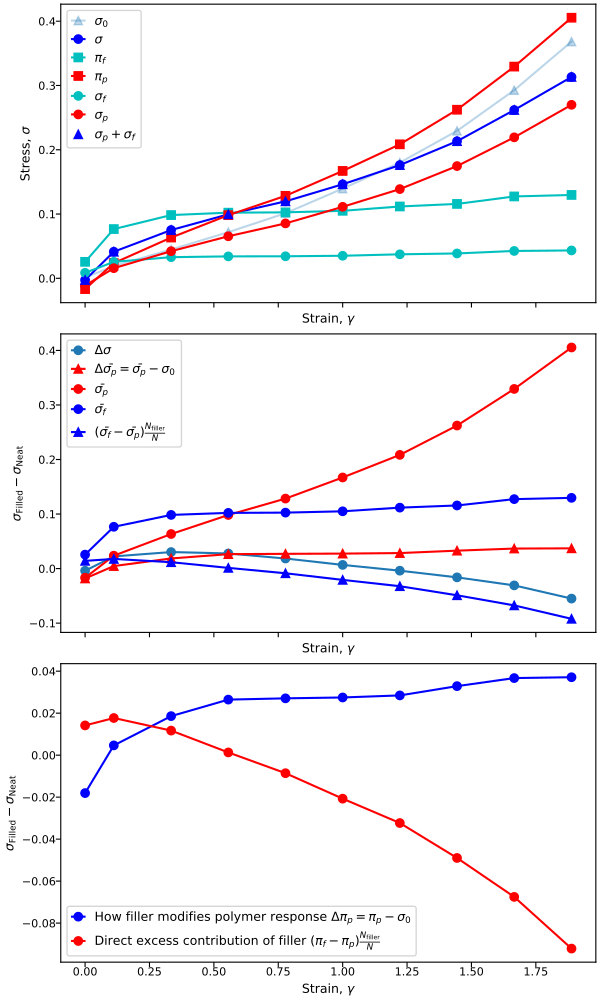

Python code for this plot:
#!/usr/bin/env python3
# -*- coding: utf-8 -*-
"""
created on Fri March 3 05:48:00 2023

@author: pierrekawak
"""

import sys
import numpy as np
import matplotlib.pyplot as plt
import matplotlib
#matplotlib.use('tkagg')
import pandas as pd

# figure settings
test = 1
fontsize  = 9
labelsize = 8
figsize   = (2.65, 2.6)
bin       = 1
num_bins  = 200
pt_to_in  = 72
figsize   = (180/pt_to_in, 190/pt_to_in)
neat_marker = "^"
filled_marker = "o"

# constants
Npolymer = 102500
Nfiller  = 51450
Ntotal   = Npolymer+Nfiller

neat_file_name   = "../data_files/neat_deform_dataframe.out"
filled_file_name = "../data_files/filled_deform_dataframe.out"
neat_base_file_name   = "../data_files/neat_npt_dataframe.out"
filled_base_file_name = "../data_files/filled_npt_dataframe.out"

neat_df          = pd.read_csv(neat_file_name)
filled_df        = pd.read_csv(filled_file_name)
neat_base_df     = pd.read_csv(neat_base_file_name)
filled_base_df   = pd.read_csv(filled_base_file_name)

neat_base_df     = neat_base_df.mean()
filled_base_df   = filled_base_df.mean()

if bin:
  bins = np.linspace(np.amin(neat_df["Time"]), np.amax(neat_df["Time"])+1, int(len(neat_df["Time"])/num_bins))
  neat_df["Time_Binned"] = pd.cut(neat_df["Time"], bins, right=False)
  neat_df = neat_df.groupby("Time_Binned", as_index=False).mean()

  bins = np.linspace(np.amin(filled_df["Time"]), np.amax(filled_df["Time"])+1, int(len(filled_df["Time"])/num_bins))
  filled_df["Time_Binned"] = pd.cut(filled_df["Time"], bins, right=False)
  filled_df = filled_df.groupby("Time_Binned", as_index=False).mean()

neat_shear    = np.append(0, neat_df["v_shear_shift"])
filled_shear  = np.append(0, filled_df["v_shear_shift"])
neat_stress   = np.append(neat_base_df["v_pxx"], neat_df["v_pxx"])
filled_stress = np.append(filled_base_df["v_pxx"], filled_df["v_pxx"])

filled_polymer_pi = np.append(filled_base_df["c_pxx_polymer[1]"]/Npolymer, filled_df["c_pxx_polymer[1]"]/Npolymer)
filled_filler_pi  = np.append(filled_base_df["c_pxx_filler[1]"]/Nfiller, filled_df["c_pxx_filler[1]"]/Nfiller)

filled_polymer_stress = np.append(filled_base_df["c_pxx_polymer[1]"]/Ntotal, filled_df["c_pxx_polymer[1]"]/Ntotal)
filled_filler_stress  = np.append(filled_base_df["c_pxx_filler[1]"]/Ntotal, filled_df["c_pxx_filler[1]"]/Ntotal)

fig, axs = plt.subplots(3, 1, sharex=True, figsize=(6, 10), constrained_layout=test)

ax = axs[0]
ax.plot(neat_shear  , neat_stress  , marker=neat_marker, alpha=0.3, label=r"$\sigma_{0}$")
ax.plot(filled_shear, filled_stress        , marker=filled_marker, color='b', label=r"$\sigma$")
ax.plot(filled_shear, filled_filler_pi , marker='s', color='c', label=r"$\pi_{f}$")
ax.plot(filled_shear, filled_polymer_pi, marker='s', color='r', label=r"$\pi_{p}$")
ax.plot(filled_shear, filled_filler_stress , marker=filled_marker, color='c', label=r"$\sigma_{f}$")
ax.plot(filled_shear, filled_polymer_stress, marker=filled_marker, color='r', label=r"$\sigma_{p}$")
ax.plot(filled_shear, (filled_filler_stress+filled_polymer_stress), ls='', marker='^', color='b', label=r"$\sigma_{p}+\sigma_{f}$")
ax.set_ylabel(r"Stress, $\sigma$", fontsize=fontsize)

ax = axs[1]
ax.plot(filled_shear, filled_stress-neat_stress, marker=filled_marker, label=r"$\Delta \sigma$")
#ax.plot(filled_shear, filled_filler_stress , marker=filled_marker, label=r"$\sigma_{f}$")
#ax.plot(filled_shear, filled_polymer_stress-neat_stress, marker=filled_marker, label=r"$\Delta \sigma_{p} = \sigma_{p} - \sigma_{0}$")
ax.plot(filled_shear, filled_polymer_pi-neat_stress, marker='^', color='r', label=r"$\Delta \bar{\sigma_{p}} = \bar{\sigma_{p}} - \sigma_{0}$")
ax.plot(filled_shear, filled_polymer_pi, marker=filled_marker, color='r', label=r"$\bar{\sigma_{p}}$")
ax.plot(filled_shear, filled_filler_pi, marker=filled_marker, color='b', label=r"$\bar{\sigma_{f}}$")
ax.plot(filled_shear, (filled_filler_pi - filled_polymer_pi) * Nfiller/Ntotal, marker='^', color='b', label=r"$(\bar{\sigma_{f}} - \bar{\sigma_{p}})\frac{N_{\mathrm{filler}}}{N}$")
ax.set_ylabel(r"$\sigma_{\mathrm{Filled}} - \sigma_{\mathrm{Neat}}$", fontsize=fontsize)

ax = axs[2]
ax.plot(filled_shear, filled_polymer_pi-neat_stress, marker=filled_marker, color='b', label=r"How filler modifies polymer response $\Delta \pi_{p} = \pi_{p} - \sigma_{0}$")
ax.plot(filled_shear, (filled_filler_pi - filled_polymer_pi) * Nfiller/Ntotal, marker=filled_marker, color='r', label=r"Direct excess contribution of filler $(\pi_{f} - \pi_{p})\frac{N_{\mathrm{filler}}}{N}$")
ax.set_ylabel(r"$\sigma_{\mathrm{Filled}} - \sigma_{\mathrm{Neat}}$", fontsize=fontsize)

for ax in axs.flat:
  ax.tick_params(axis='both', labelsize=labelsize, pad=0)
  ax.set_xlabel(r"Strain, $\gamma$", fontsize=fontsize)
  ax.legend(loc='best', fontsize=fontsize, handlelength=1.0)

if test == 0:
  plt.subplots_adjust(left=0.1, bottom=0.1, right=0.999, top=0.999)

import os
basename = os.path.splitext(__file__)[0]
plt.savefig(basename+".pdf")
